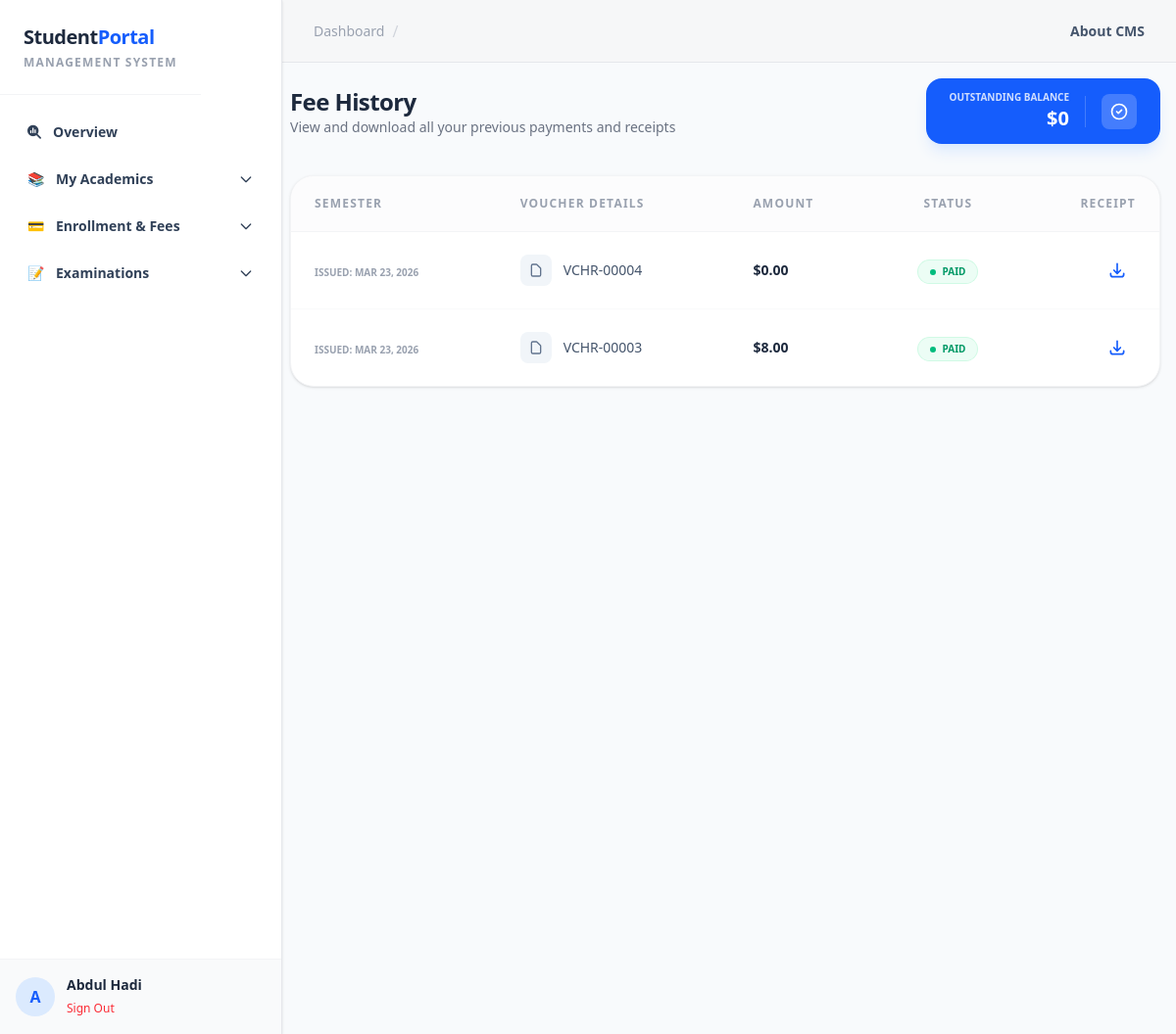
The page /student/dashboard/voucher/voucher-history/ (signed in) on the database its author committed.
### apps/accounts/models.py (models this page shows, shortened)
class CustomUser(AbstractUser):
    phone = models.CharField(max_length=30,unique=True,null=True, blank=True)
    birth_date = models.DateField(null=True,blank=True)

### apps/finance/models.py (models this page shows, shortened)
class FeeVoucher(models.Model):
    voucher_type = (
        ('semester_fee','Semester Fee'),
        ('credit_purchase','credit_purchase'),
        ('fines/arrears','Fines/Arrears')
    )
    status_choices = (
        ('pending','Pending'),
        ('paid','Paid'),
        ('unpaid','Unpaid'),
        ('expired','Expired')
    )
    voucher_id = models.CharField(max_length=100, unique=True, blank=True, null=True)
    student = models.ForeignKey('accounts.Student', related_name='fee_vouchers', on_delete=models.CASCADE)
    amount = models.DecimalField(max_digits=10, decimal_places=2, help_text="Amount in cents")
    fine_amount = models.DecimalField(max_digits=10, decimal_places=2, default=0)
    breakdown = models.JSONField(help_text="Format: {'Tuition': 500, 'Lab': 100}")
    description = models.TextField(blank=True)
    semester = models.ForeignKey('academics.Semester', related_name='fee_vouchers', on_delete=models.CASCADE)
    created_at = models.DateTimeField(auto_now_add=True)
    due_date = models.DateField()
    status = models.CharField(max_length=20, choices=status_choices, default='unpaid')
    stripe_payment_intent = models.CharField(max_length=255, null=True, blank=True)
    @property
    def total_amount(self):
        return (self.amount + self.fine_amount) /100

### apps/finance/views.py (the view)
# urls.py: path('dashboard/voucher/voucher-history/', fee_history_view, name='voucher_history'),
@login_required
@student_only
def fee_history_view(request):
    student = request.user.student_profile
    outstanding_balance = student.fee_vouchers.filter(status='unpaid').aggregate(total=Sum('amount'))['total'] or 0
    prev_vouchers = student.fee_vouchers.all().order_by('-created_at')
    return render(request, 'FeeReceipts.html',{'vouchers':prev_vouchers,'outstanding_balance':outstanding_balance})

### apps/academics/permissions.py (called while the page is built)
def student_only(myview):
    @wraps(myview)
    def _wrapped(request, *args, **kwargs):
        if not request.user.is_authenticated:
            return redirect('accounts:login')
        if not hasattr(request.user,'student_profile'):
            return HttpResponseForbidden("Students Only")
        return myview(request, *args, **kwargs)
    return _wrapped

### apps/finance/templates/FeeReceipts.html (shortened to what this page needs)
{% extends 'BaseStudentDashboard.html' %}
{% block main_section %}
<div class="max-w-6xl mx-auto">
    <div class="flex flex-col md:flex-row md:items-center justify-between mb-8 gap-4">
        <div>
            <h1 class="text-2xl font-black text-slate-800 tracking-tight">Fee History</h1>
            <p class="text-sm text-gray-500">View and download all your previous payments and receipts</p>
        </div>
        <div class="bg-blue-600 text-white px-6 py-3 rounded-2xl shadow-lg shadow-blue-100 flex items-center gap-4">
            <div class="text-right">
                <p class="text-[10px] font-bold uppercase opacity-80">Outstanding Balance</p>
                <p class="text-xl font-black">${{ outstanding_balance}}</p>
            </div>
            <div class="p-2 bg-white/20 rounded-lg">
                <svg xmlns="http://www.w3.org/2000/svg" class="h-5 w-5" fill="none" viewBox="0 0 24 24" stroke="currentColor">
                    <path stroke-linecap="round" stroke-linejoin="round" stroke-width="2" d="M9 12l2 2 4-4m6 2a9 9 0 11-18 0 9 9 0 0118 0z" />
                </svg>
            </div>
        </div>
    </div>
    <div class="bg-white rounded-3xl border border-gray-100 shadow-sm overflow-hidden">
        <div class="overflow-x-auto">
            <table class="w-full text-left border-collapse">
                <thead>
                    <tr class="bg-gray-50/50 border-b border-gray-100">
                        <th class="px-6 py-5 text-xs font-bold text-gray-400 uppercase tracking-widest">Semester</th>
                        <th class="px-6 py-5 text-xs font-bold text-gray-400 uppercase tracking-widest">Voucher Details</th>
                        <th class="px-6 py-5 text-xs font-bold text-gray-400 uppercase tracking-widest">Amount</th>
                        <th class="px-6 py-5 text-xs font-bold text-gray-400 uppercase tracking-widest text-center">Status</th>
                        <th class="px-6 py-5 text-xs font-bold text-gray-400 uppercase tracking-widest text-right">Receipt</th>
                    </tr>
                </thead>
                <tbody class="divide-y divide-gray-50">
                    {% for voucher in vouchers %}
                    <tr class="hover:bg-blue-50/30 transition-colors group">
                        <td class="px-6 py-5">
                            <p class="text-[10px] text-gray-400 mt-1 uppercase font-semibold">Issued: {{ voucher.created_at|date:"M d, Y" }}</p>
                        </td>
                        <td class="px-6 py-5">
                            <div class="flex items-center gap-3">
                                <div class="w-8 h-8 rounded-lg bg-slate-100 flex items-center justify-center text-slate-500">
                                    <svg xmlns="http://www.w3.org/2000/svg" class="h-4 w-4" fill="none" viewBox="0 0 24 24" stroke="currentColor">
                                        <path stroke-linecap="round" stroke-linejoin="round" stroke-width="2" d="M7 21h10a2 2 0 002-2V9.414a1 1 0 00-.293-.707l-5.414-5.414A1 1 0 0012.586 3H7a2 2 0 00-2 2v14a2 2 0 002 2z" />
                                    </svg>
                                </div>
                                <span class="text-sm font-medium text-slate-600">VCHR-{{ voucher.id|stringformat:"05d" }}</span>
                            </div>
                        </td>
                        <td class="px-6 py-5 text-sm">
                            <span class="font-black text-slate-800">${{ voucher.total_amount }}</span>
                        </td>
                        <td class="px-6 py-5 text-center">
                            {% if voucher.status == 'paid' %}
                                <span class="inline-flex items-center px-3 py-1 rounded-full bg-emerald-50 text-emerald-600 text-[10px] font-black uppercase ring-1 ring-emerald-100">
                                    <span class="w-1.5 h-1.5 rounded-full bg-emerald-500 mr-1.5"></span> Paid
                                </span>
                            {% else %}
                                <span class="inline-flex items-center px-3 py-1 rounded-full bg-amber-50 text-amber-600 text-[10px] font-black uppercase ring-1 ring-amber-100">
                                    <span class="w-1.5 h-1.5 rounded-full bg-amber-500 mr-1.5"></span> Pending
                                </span>
                            {% endif %}
                        </td>
                        <td class="px-6 py-5 text-right">
                            <form action="{% url 'download_voucher_receipt' voucher_id=voucher.id%}" method="get">
                            <button class="p-2 hover:bg-white hover:shadow-sm rounded-lg text-blue-600 transition-all active:scale-95 border border-transparent hover:border-gray-100">
                                <svg xmlns="http://www.w3.org/2000/svg" class="h-5 w-5" fill="none" viewBox="0 0 24 24" stroke="currentColor">
                                    <path stroke-linecap="round" stroke-linejoin="round" stroke-width="2" d="M4 16v1a3 3 0 003 3h10a3 3 0 003-3v-1m-4-4l-4 4m0 0l-4-4m4 4V4" />
                                </svg>
                            </button>
                            </form>
                        </td>
                    </tr>
                    {% endfor %}
                </tbody>
            </table>
        </div>
    </div>
</div>
{% endblock %}

### templates/comps/StudentDashboard/sidebar.html (shortened to what this page needs)
{% load static %}
{% block sidebar %}
<aside id='sidebar' class="hidden md:flex flex-col bg-white border-r border-gray-200 fixed top-0 left-0 h-screen w-72 shadow-sm z-100">
    <div class="flex flex-row justify-between">
        <div class="p-6 border-b border-gray-100">
            <h1 class="text-xl font-bold text-slate-800 tracking-tight">Student<span class="text-blue-600">Portal</span></h1>
            <p class="text-xs text-gray-400 uppercase tracking-widest font-semibold mt-1">Management System</p>
        </div>
    </div>
    <div class="flex-1 overflow-y-auto py-4 px-3 space-y-1">
            <a href="{% url 'student_dashboard' %}" class="submenu-toggle w-full flex items-center justify-between px-4 py-3 text-sm font-semibold text-slate-700 hover:bg-gray-50 rounded-lg transition-all group">
                <div class="flex items-center">
                    <span class="fa-solid fa-magnifying-glass-chart mr-3"></span>
                     Overview
                </div>
            </a>
        <div class="menu-group">
            <button class="submenu-toggle w-full flex items-center justify-between px-4 py-3 text-sm font-semibold text-slate-700 hover:bg-gray-50 rounded-lg transition-all group">
                <div class="flex items-center">
                    <span class="mr-3">📚</span> My Academics
                </div>
                <svg class="w-4 h-4 transform transition-transform duration-200 arrow" fill="none" stroke="currentColor" viewBox="0 0 24 24"><path stroke-linecap="round" stroke-linejoin="round" stroke-width="2" d="M19 9l-7 7-7-7"></path></svg>
            </button>
        </div>
        <div class="menu-group">
            <button class="submenu-toggle w-full flex items-center justify-between px-4 py-3 text-sm font-semibold text-slate-700 hover:bg-gray-50 rounded-lg transition-all">
                <div class="flex items-center">
                    <span class="mr-3">💳</span> Enrollment & Fees
                </div>
                <svg class="w-4 h-4 transform transition-transform duration-200 arrow" fill="none" stroke="currentColor" viewBox="0 0 24 24"><path stroke-linecap="round" stroke-linejoin="round" stroke-width="2" d="M19 9l-7 7-7-7"></path></svg>
            </button>
        </div>
        <div class="menu-group">
            <button class="submenu-toggle w-full flex items-center justify-between px-4 py-3 text-sm font-semibold text-slate-700 hover:bg-gray-50 rounded-lg transition-all">
                <div class="flex items-center">
                    <span class="mr-3">📝</span> Examinations
                </div>
                <svg class="w-4 h-4 transform transition-transform duration-200 arrow" fill="none" stroke="currentColor" viewBox="0 0 24 24"><path stroke-linecap="round" stroke-linejoin="round" stroke-width="2" d="M19 9l-7 7-7-7"></path></svg>
            </button>
        </div>
    </div>
    <div class="p-4 border-t border-gray-100 bg-gray-50">
        <div class="flex items-center">
            <div class="w-10 h-10 rounded-full bg-blue-100 flex items-center justify-center text-blue-600 font-bold">
                {{ request.user.first_name|first }}
            </div>
            <div class="ml-3">
                <p class="text-sm font-bold text-slate-800">{{ request.user.get_full_name }}</p>
                <a href="{% url 'accounts:logout' %}" class="text-xs text-red-500 hover:underline">Sign Out</a>
            </div>
        </div>
    </div>
</aside>
{% endblock %}

### rows shown on the page
CustomUser: user.first_name|first "A", user.get_full_name "Abdul Hadi"
FeeVoucher: created_at "MAR 23, 2026", id "00004", total_amount "0.00", status "paid" (drawn)
FeeVoucher: created_at "MAR 23, 2026", id "00003", total_amount "8.00", status "paid" (drawn)

### other values the page prints
{{ outstanding_balance }} "0"
